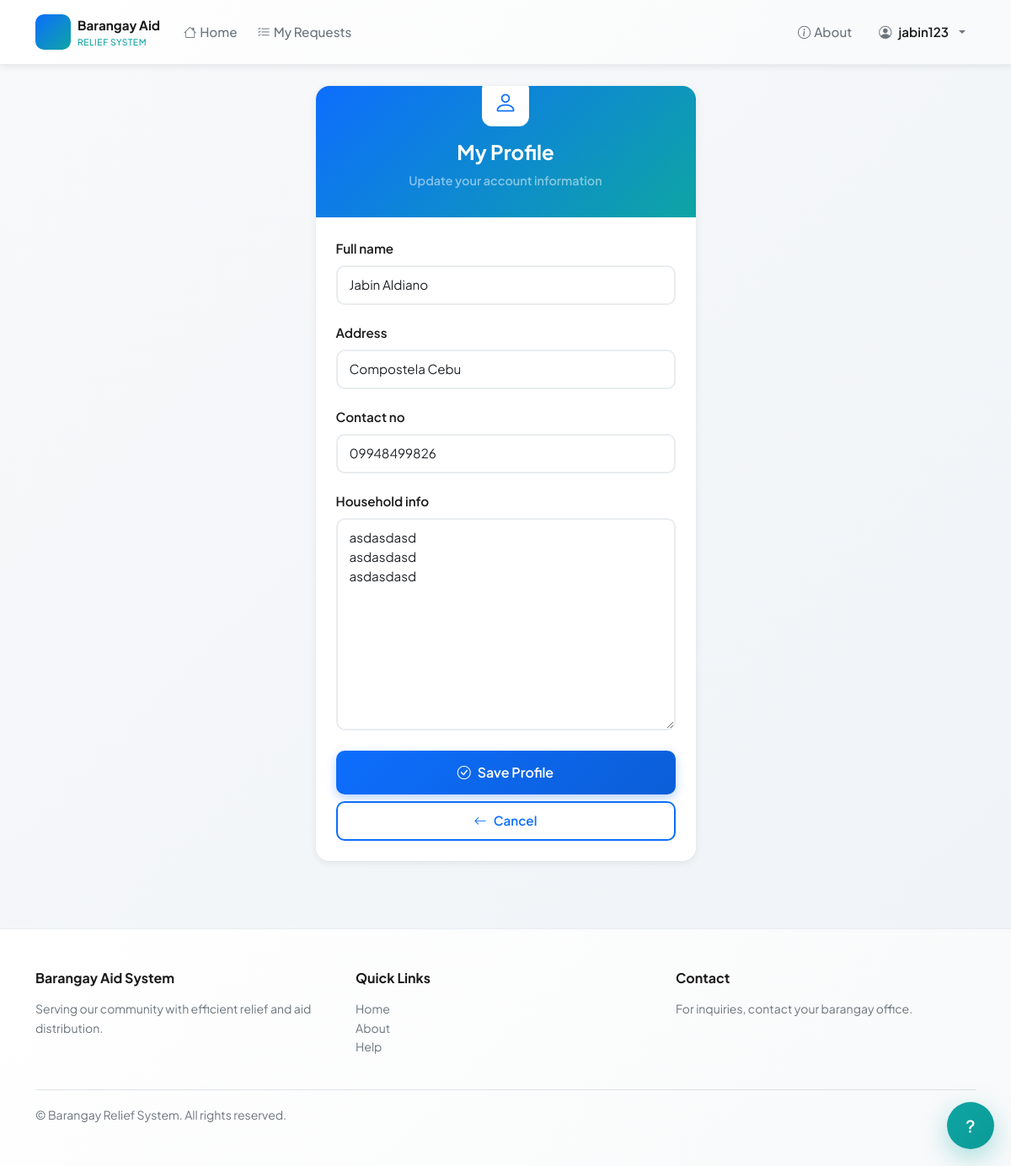
Screenshot of /profile/ (signed in) with the database file from the repository.
### core/models.py (models this page shows, shortened)
class Beneficiary(models.Model):
    user = models.OneToOneField(User, on_delete=models.CASCADE)
    full_name = models.CharField(max_length=200) # Beneficiary has a full_name field
    address = models.CharField(max_length=255) # Beneficiary has an address field
    contact_no = models.CharField(max_length=15, blank=True, null=True) # Beneficiary has a contact_no field
    household_info = models.TextField() # To store household information

### core/views.py (the view)
# urls.py: path('profile/', views.BeneficiaryUpdateView.as_view(), name='profile'),
class BeneficiaryUpdateView(LoginRequiredMixin, UpdateView):
    model = Beneficiary
    form_class = BeneficiaryForm
    template_name = 'core/beneficiary_form.html'
    success_url = reverse_lazy('profile')
    def get_object(self, queryset=None):
        return get_object_or_404(Beneficiary, user=self.request.user)

### core/forms.py
class BeneficiaryForm(forms.ModelForm):
    class Meta:
        model = Beneficiary
        fields = ['full_name', 'address', 'contact_no', 'household_info']
    def __init__(self, *args, **kwargs):
        super().__init__(*args, **kwargs)
        for name, field in self.fields.items():
            existing = field.widget.attrs.get('class', '')
            classes = f"{existing} form-control".strip()
            field.widget.attrs.update({'class': classes})

### core/templates/core/beneficiary_form.html (shortened to what this page needs)
{% extends 'base.html' %}
{% block content %}
<div class="row justify-content-center">
    <div class="col-md-6 col-lg-5">
        <div class="card border-0">
            <div class="card-header" style="background: linear-gradient(135deg, #0d6efd 0%, #0ea5a4 100%); border: none; padding: 32px 24px; text-align: center;">
                <div style="width: 56px; height: 56px; margin: -40px auto 16px; background: white; border-radius: 12px; display: flex; align-items: center; justify-content: center; font-size: 1.75rem;">
                    <i class="bi bi-person" style="color: #0d6efd;"></i>
                </div>
                <h4 class="text-white mb-2" style="font-weight: 700;">My Profile</h4>
                <p class="text-white-50 mb-0" style="font-size: 0.9rem;">Update your account information</p>
            </div>
            <div class="card-body p-4">
                <form method="post" novalidate>
                    {% include 'partials/form_fields.html' with submit_text='Save Profile' %}
                </form>
            </div>
        </div>
    </div>
</div>
{% endblock %}

### core/templates/base.html (shortened to what this page needs)
<!DOCTYPE html>
<html lang="en">
<head>
    <link href="https://cdn.jsdelivr.net/npm/bootstrap@5.3.2/dist/css/bootstrap.min.css" rel="stylesheet">
    <link rel="stylesheet" href="https://cdn.jsdelivr.net/npm/bootstrap-icons@1.11.3/font/bootstrap-icons.css">
    {% load static %}
    <link rel="stylesheet" href="{% static 'css/site.css' %}">
    <link rel="stylesheet" href="{% static 'css/site-compact.css' %}" media="(max-width: 640px)">
</head>
<body>
    <nav class="navbar navbar-expand-lg navbar-premium fixed-top" role="navigation" aria-label="Main navigation">
        <div class="container-lg">
            <a class="navbar-brand d-flex align-items-center gap-2" href="/">
                <div class="brand-icon">
                </div>
                <div>
                    <div class="brand-name">Barangay Aid</div>
                    <div class="brand-tagline">Relief System</div>
                </div>
            </a>
            <div class="collapse navbar-collapse" id="mainNav">
                <ul class="navbar-nav me-auto mb-2 mb-lg-0">
                    <li class="nav-item"><a class="nav-link {% if request.resolver_match.url_name == 'home' %}active{% endif %}" href="/"><i class="bi bi-house me-1"></i>Home</a></li>
                    {% if user.is_authenticated and not user.is_staff %}
                        <li class="nav-item"><a class="nav-link" href="{% url 'request_list' %}"><i class="bi bi-list-check me-1"></i>My Requests</a></li>
                    {% endif %}
                </ul>
                <ul class="navbar-nav ms-auto gap-2 mb-2 mb-lg-0">
                    <li class="nav-item"><a class="nav-link" href="{% url 'about' %}"><i class="bi bi-info-circle me-1"></i>About</a></li>
                    {% if user.is_authenticated %}
                        <li class="nav-item dropdown">
                            <a class="nav-link dropdown-toggle d-flex align-items-center gap-2" href="#" id="userDropdown" role="button" data-bs-toggle="dropdown" aria-expanded="false">
                                <span class="avatar"><i class="bi bi-person-circle"></i></span>
                                <span class="user-name">{{ user.first_name|default:user.username }}</span>
                            </a>
                        </li>
                    {% else %}
                        <li class="nav-item"><a class="nav-link" href="{% url 'login' %}"><i class="bi bi-box-arrow-in-right me-1"></i>Login</a></li>
                        <li class="nav-item"><a class="nav-link btn-nav-register" href="{% url 'register' %}"><i class="bi bi-person-plus me-1"></i>Register</a></li>
                    {% endif %}
                </ul>
            </div>
        </div>
    </nav>
    <div class="alerts-container">
    </div>
    <main id="main-content" class="main-content" role="main">
        <div class="container-lg">
            {% block content %}{% endblock %}
        </div>
    </main>
    <footer class="footer-premium mt-5">
        <div class="container-lg">
            <div class="row g-4 mb-4">
                <div class="col-md-4">
                    <h6 class="mb-3">Barangay Aid System</h6>
                    <p class="text-muted small">Serving our community with efficient relief and aid distribution.</p>
                </div>
                <div class="col-md-4">
                    <h6 class="mb-3">Quick Links</h6>
                    <ul class="list-unstyled small">
                        <li><a href="/" class="text-muted text-decoration-none">Home</a></li>
                        <li><a href="{% url 'about' %}" class="text-muted text-decoration-none">About</a></li>
                        <li><a href="{% url 'help' %}" class="text-muted text-decoration-none">Help</a></li>
                    </ul>
                </div>
                <div class="col-md-4">
                    <h6 class="mb-3">Contact</h6>
                    <p class="text-muted small">For inquiries, contact your barangay office.</p>
                </div>
            </div>
            <div class="border-top pt-3">
                <small class="text-muted">&copy; {{ now|date:"Y" }} Barangay Relief System. All rights reserved.</small>
            </div>
        </div>
    </footer>
    <a href="{% url 'help' %}" class="fab" title="Help" aria-label="Help">
        <i class="bi bi-question-lg"></i>
    </a>
</body>
</html>

### core/templates/partials/form_fields.html (shortened to what this page needs)
{% for field in form %}
    {% if field.field.widget.input_type != 'hidden' %}
        <div class="form-group">
            {% if field.label %}
                <label for="{{ field.id_for_label }}" class="form-label">{{ field.label }}</label>
            {% endif %}
            <div style="position: relative;">
                {{ field }}
            </div>
        </div>
    {% endif %}
{% endfor %}
<div class="d-grid gap-2 mt-4">
    <button type="submit" class="btn btn-primary btn-lg">
        <i class="bi bi-check-circle me-2"></i>{{ submit_text|default:'Submit' }}
    </button>
    <a href="javascript:history.back()" class="btn btn-outline-primary">
        <i class="bi bi-arrow-left me-2"></i>Cancel
    </a>
</div>

### core/static/css/site.css (style rules this page uses)
:root { --primary: #0d6efd; --primary-rgb: 13, 110, 253; --secondary: #6c757d; --success: #198754; --danger: #dc3545; --warning: #ffc107; --info: #0dcaf0; --accent: #0ea5a4; --accent-light: #d1faf6; --bg-light: #f8f9fa; --bg-lighter: #f0f4f9; --border-color: #e9ecef; --text-primary: #1a1a1a; --text-secondary: #6c757d; --shadow-sm: 0 2px 8px rgba(0,0,0,0.08); --shadow-md: 0 4px 16px rgba(0,0,0,0.1); --shadow-lg: 0 8px 24px rgba(0,0,0,0.12); --radius-sm: 6px; --radius-md: 10px; --radius-lg: 16px; --transition: all 200ms cubic-bezier(0.4, 0, 0.2, 1); }
* { margin: 0; padding: 0; box-sizing: border-box; }
html, body { height: 100%; }
body { padding-top: 70px; background: linear-gradient(135deg, #f8f9fa 0%, #eef3f8 100%); color: var(--text-primary); font-family: 'Plus Jakarta Sans', 'Sora', system-ui, -apple-system, 'Segoe UI', Roboto; -webkit-font-smoothing: antialiased; -moz-osx-font-smoothing: grayscale; line-height: 1.6; }
.navbar-premium { background: linear-gradient(135deg, #ffffff 0%, #f8f9fa 100%); box-shadow: var(--shadow-sm); border-bottom: 1px solid var(--border-color); padding: 12px 0; }
.navbar-brand { font-weight: 700; color: var(--text-primary) !important; transition: var(--transition); }
.brand-icon { width: 42px; height: 42px; border-radius: var(--radius-md); background: linear-gradient(135deg, var(--primary), var(--accent)); display: flex; align-items: center; justify-content: center; color: white; font-size: 1.25rem; }
.brand-name { font-weight: 700; font-size: 0.95rem; color: var(--text-primary); }
.brand-tagline { font-size: 0.65rem; font-weight: 500; color: var(--accent); letter-spacing: 0.5px; text-transform: uppercase; }
.navbar-nav .nav-link { color: var(--text-secondary) !important; font-weight: 500; font-size: 0.95rem; transition: var(--transition); position: relative; padding: 8px 12px !important; border-radius: var(--radius-sm); }
.nav-item.dropdown .nav-link::after { transition: var(--transition); }
.user-name { font-weight: 600; color: var(--text-primary); }
.alerts-container { position: fixed; top: 78px; left: 0; right: 0; z-index: 1000; padding: 16px 20px; pointer-events: none; }
.main-content { flex: 1; padding: 32px 0; min-height: calc(100vh - 70px - 300px); }
.card { border: none; border-radius: var(--radius-lg); background: #ffffff; box-shadow: var(--shadow-sm); transition: var(--transition); overflow: hidden; }
.card-header { background: linear-gradient(135deg, #f8f9fa 0%, #ffffff 100%); border-bottom: 1px solid var(--border-color); font-weight: 600; color: var(--text-primary); padding: 20px 24px; }
.card-body { padding: 24px; }
.btn { border: none; border-radius: var(--radius-md); font-weight: 600; transition: var(--transition); padding: 10px 20px; font-size: 0.95rem; position: relative; overflow: hidden; }
.btn::before { content: ''; position: absolute; top: 50%; left: 50%; width: 0; height: 0; border-radius: 50%; background: rgba(255, 255, 255, 0.3); transform: translate(-50%, -50%); transition: width 0.6s, height 0.6s; }
.btn-primary { background: linear-gradient(135deg, var(--primary), #0b5ed7); color: white; box-shadow: 0 4px 12px rgba(13, 110, 253, 0.3); }
.btn-outline-primary { border: 2px solid var(--primary); color: var(--primary); }
.btn-lg { padding: 14px 28px; font-size: 1rem; }
.form-control, .form-select { border: 2px solid var(--border-color); border-radius: var(--radius-md); font-size: 0.95rem; padding: 10px 14px; transition: var(--transition); font-family: 'Plus Jakarta Sans', 'Sora', system-ui; }
.form-label { font-weight: 600; color: var(--text-primary); margin-bottom: 8px; font-size: 0.95rem; }
.form-group { margin-bottom: 20px; }
a { color: var(--primary); text-decoration: none; transition: var(--transition); }
.footer-premium { background: linear-gradient(135deg, #ffffff 0%, #f8f9fa 100%); border-top: 1px solid var(--border-color); margin-top: 5rem; padding: 3rem 0; color: var(--text-secondary); }
.footer-premium h6 { font-weight: 700; color: var(--text-primary); }
.footer-premium a { color: var(--text-secondary); }
.fab { position: fixed; right: 20px; bottom: 20px; width: 56px; height: 56px; border-radius: 50%; display: flex; align-items: center; justify-content: center; background: linear-gradient(135deg, var(--accent), #0a9a96); color: white; box-shadow: 0 10px 30px rgba(14, 165, 164, 0.35); z-index: 1000; text-decoration: none; transition: var(--transition); font-size: 1.25rem; }
.text-muted { color: var(--text-secondary) !important; }

### rows the page displays
Beneficiary: form "Jabin Aldiano" "Compostela Cebu" "09948499826" "asdasdasd asdasdasd asdasdasd"

### other values shown
{{ user.first_name|default:user.username }} "jabin123"
{{ field.label }} "Full name" "Address" "Contact no" "Household info"
{{ submit_text|default:'Submit' }} "Save Profile"
